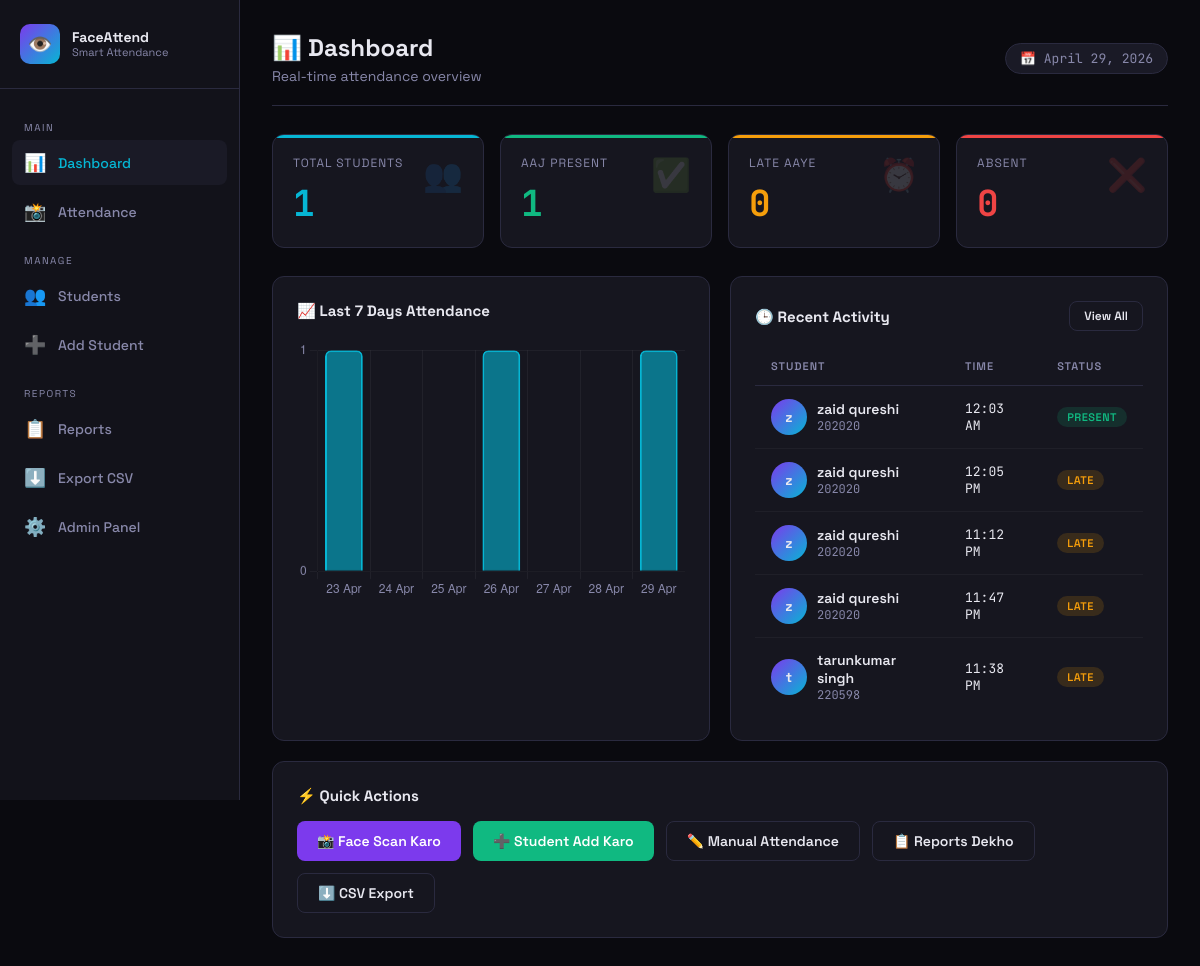
The page / on the database its author committed.
### attendance_app/models.py (models this page shows, shortened)
class AttendanceRecord(models.Model):
    STATUS_CHOICES = [
        ('present', 'Present'),
        ('absent', 'Absent'),
        ('late', 'Late'),
    ]
    student = models.ForeignKey(Student, on_delete=models.CASCADE, related_name='attendance_records')
    date = models.DateField(default=timezone.now)
    time_in = models.TimeField(null=True, blank=True)
    status = models.CharField(max_length=10, choices=STATUS_CHOICES, default='present')
    marked_by = models.CharField(max_length=50, default='face_recognition')
    confidence = models.FloatField(default=0.0)
    class Meta:
        unique_together = ['student', 'date']
        ordering = ['-date', '-time_in']
        verbose_name = "Attendance Record"
        verbose_name_plural = "Attendance Records"

class Student(models.Model):
    student_id = models.CharField(max_length=20, unique=True, verbose_name="Student ID")
    name = models.CharField(max_length=100, verbose_name="Full Name")
    email = models.EmailField(blank=True, verbose_name="Email")
    department = models.CharField(max_length=100, blank=True, verbose_name="Department")
    phone = models.CharField(max_length=15, blank=True, verbose_name="Phone")
    photo = models.ImageField(upload_to='faces/', blank=True, null=True, verbose_name="Photo")
    face_encoding = models.TextField(blank=True, null=True)
    registered_at = models.DateTimeField(default=timezone.now)
    is_active = models.BooleanField(default=True)
    class Meta:
        ordering = ['name']
        verbose_name = "Student"
        verbose_name_plural = "Students"

### attendance_app/views.py (the view)
# urls.py: path('', views.dashboard, name='dashboard'),
def dashboard(request):
    today = date.today()
    total_students = Student.objects.filter(is_active=True).count()
    today_present = AttendanceRecord.objects.filter(date=today, status='present').count()
    today_late = AttendanceRecord.objects.filter(date=today, status='late').count()
    today_absent = total_students - today_present - today_late
    chart_labels = []
    chart_data = []
    for i in range(6, -1, -1):
        d = today - timedelta(days=i)
        count = AttendanceRecord.objects.filter(date=d, status__in=['present', 'late']).count()
        chart_labels.append(d.strftime('%d %b'))
        chart_data.append(count)
    recent_attendance = AttendanceRecord.objects.select_related('student').order_by('-date', '-time_in')[:10]
    context = {
        'total_students': total_students,
        'today_present': today_present,
        'today_late': today_late,
        'today_absent': today_absent if today_absent > 0 else 0,
        'chart_labels': json.dumps(chart_labels),
        'chart_data': json.dumps(chart_data),
        'recent_attendance': recent_attendance,
        'today': today,
    }
    return render(request, 'attendance_app/dashboard.html', context)

### attendance_app/templates/attendance_app/dashboard.html (shortened to what this page needs)
{% extends 'attendance_app/base.html' %}
{% block content %}
<div class="topbar">
  <div class="page-header" style="margin:0">
    <h1>📊 Dashboard</h1>
    <p>Real-time attendance overview</p>
  </div>
  <div class="today-badge">📅 {{ today }}</div>
</div>
<div class="stats-grid">
  <div class="stat-card blue">
    <div class="stat-label">Total Students</div>
    <div class="stat-value blue">{{ total_students }}</div>
    <div class="stat-icon">👥</div>
  </div>
  <div class="stat-card green">
    <div class="stat-label">Aaj Present</div>
    <div class="stat-value green">{{ today_present }}</div>
    <div class="stat-icon">✅</div>
  </div>
  <div class="stat-card yellow">
    <div class="stat-label">Late Aaye</div>
    <div class="stat-value yellow">{{ today_late }}</div>
    <div class="stat-icon">⏰</div>
  </div>
  <div class="stat-card red">
    <div class="stat-label">Absent</div>
    <div class="stat-value red">{{ today_absent }}</div>
    <div class="stat-icon">❌</div>
  </div>
</div>
<div class="grid-2">
  <div class="card">
    <h3 style="margin-bottom:20px;font-size:15px;">📈 Last 7 Days Attendance</h3>
    <canvas id="attendanceChart" height="200"></canvas>
  </div>
  <div class="card">
    <div style="display:flex;justify-content:space-between;align-items:center;margin-bottom:16px;">
      <h3 style="font-size:15px;">🕒 Recent Activity</h3>
      <a href="{% url 'attendance' %}" class="btn btn-outline btn-sm">View All</a>
    </div>
    <div class="table-wrap">
      <table>
        <thead><tr><th>Student</th><th>Time</th><th>Status</th></tr></thead>
        <tbody>
          {% for r in recent_attendance %}
          <tr>
            <td>
              <div class="student-info">
                <div class="avatar">{{ r.student.name|first }}</div>
                <div>
                  <div class="name">{{ r.student.name }}</div>
                  <div class="id">{{ r.student.student_id }}</div>
                </div>
              </div>
            </td>
            <td style="font-family:'JetBrains Mono',monospace;font-size:13px;">
              {% if r.time_in %}{{ r.time_in|time:"h:i A" }}{% else %}--{% endif %}
            </td>
            <td><span class="badge badge-{{ r.status }}">{{ r.status }}</span></td>
          </tr>
          {% empty %}
          <tr><td colspan="3" style="text-align:center;color:var(--muted);padding:24px;">
            Aaj koi attendance mark nahi hui
          </td></tr>
          {% endfor %}
        </tbody>
      </table>
    </div>
  </div>
</div>
<div style="margin-top:20px;" class="card">
  <h3 style="margin-bottom:16px;font-size:15px;">⚡ Quick Actions</h3>
  <div style="display:flex;gap:12px;flex-wrap:wrap;">
    <a href="{% url 'attendance' %}" class="btn btn-primary">📸 Face Scan Karo</a>
    <a href="{% url 'add_student' %}" class="btn btn-success">➕ Student Add Karo</a>
    <a href="{% url 'manual_attendance' %}" class="btn btn-outline">✏️ Manual Attendance</a>
    <a href="{% url 'reports' %}" class="btn btn-outline">📋 Reports Dekho</a>
    <a href="{% url 'export_csv' %}" class="btn btn-outline">⬇️ CSV Export</a>
  </div>
</div>
<script>
const ctx = document.getElementById('attendanceChart').getContext('2d');
new Chart(ctx, {
  type: 'bar',
  data: {
    labels: {{ chart_labels|safe }},
    datasets: [{
      label: 'Present',
      data: {{ chart_data|safe }},
      backgroundColor: 'rgba(6,182,212,.6)',
      borderColor: 'rgba(6,182,212,1)',
      borderWidth: 2,
      borderRadius: 6,
    }]
  },
  options: {
    responsive: true,
    plugins: { legend: { display: false } },
    scales: {
      x: { grid: { color: 'rgba(255,255,255,.05)' }, ticks: { color: '#8888aa' } },
      y: { grid: { color: 'rgba(255,255,255,.05)' }, ticks: { color: '#8888aa', stepSize: 1 }, beginAtZero: true }
    }
  }
});
</script>
{% endblock %}

### attendance_app/templates/attendance_app/base.html (shortened to what this page needs)
<!DOCTYPE html>
<html lang="hi">
<head>
</head>
<body>
  <aside class="sidebar">
    <div class="sidebar-brand">
      <div class="brand-icon">👁️</div>
      <div class="brand-text">FaceAttend <span>Smart Attendance</span></div>
    </div>
    <nav class="nav">
      <div class="nav-section">Main</div>
      <a href="{% url 'dashboard' %}" class="nav-item {% if request.resolver_match.url_name == 'dashboard' %}active{% endif %}">
        <span class="icon">📊</span> Dashboard
      </a>
      <a href="{% url 'attendance' %}" class="nav-item {% if 'attendance' in request.resolver_match.url_name %}active{% endif %}">
        <span class="icon">📸</span> Attendance
      </a>
      <div class="nav-section">Manage</div>
      <a href="{% url 'student_list' %}" class="nav-item {% if 'student' in request.resolver_match.url_name %}active{% endif %}">
        <span class="icon">👥</span> Students
      </a>
      <a href="{% url 'add_student' %}" class="nav-item">
        <span class="icon">➕</span> Add Student
      </a>
      <div class="nav-section">Reports</div>
      <a href="{% url 'reports' %}" class="nav-item {% if request.resolver_match.url_name == 'reports' %}active{% endif %}">
        <span class="icon">📋</span> Reports
      </a>
      <a href="{% url 'export_csv' %}" class="nav-item">
        <span class="icon">⬇️</span> Export CSV
      </a>
      <a href="/admin/" class="nav-item">
        <span class="icon">⚙️</span> Admin Panel
      </a>
    </nav>
  </aside>
  <main class="main">
    {% block content %}{% endblock %}
  </main>
</body>
</html>

### rows shown on the page
AttendanceRecord: date "April 29, 2026", student.name|first "z", student.name "zaid qureshi", student.student_id "202020", time_in "12:03 AM", status "PRESENT"
AttendanceRecord: student.name|first "z", student.name "zaid qureshi", student.student_id "202020", time_in "12:05 PM", status "LATE"
AttendanceRecord: student.name|first "z", student.name "zaid qureshi", student.student_id "202020", time_in "11:12 PM", status "LATE"
AttendanceRecord: student.name|first "z", student.name "zaid qureshi", student.student_id "202020", time_in "11:47 PM", status "LATE"
AttendanceRecord: student.name|first "t", student.name "tarunkumar singh", student.student_id "220598", time_in "11:38 PM", status "LATE"

### other values the page prints
{{ total_students }} "1"
{{ today_present }} "1"
{{ today_late }} "0"
{{ today_absent }} "0"
chart data {{ chart_data|safe }} [1, 0, 0, 1, 0, 0, 1]
